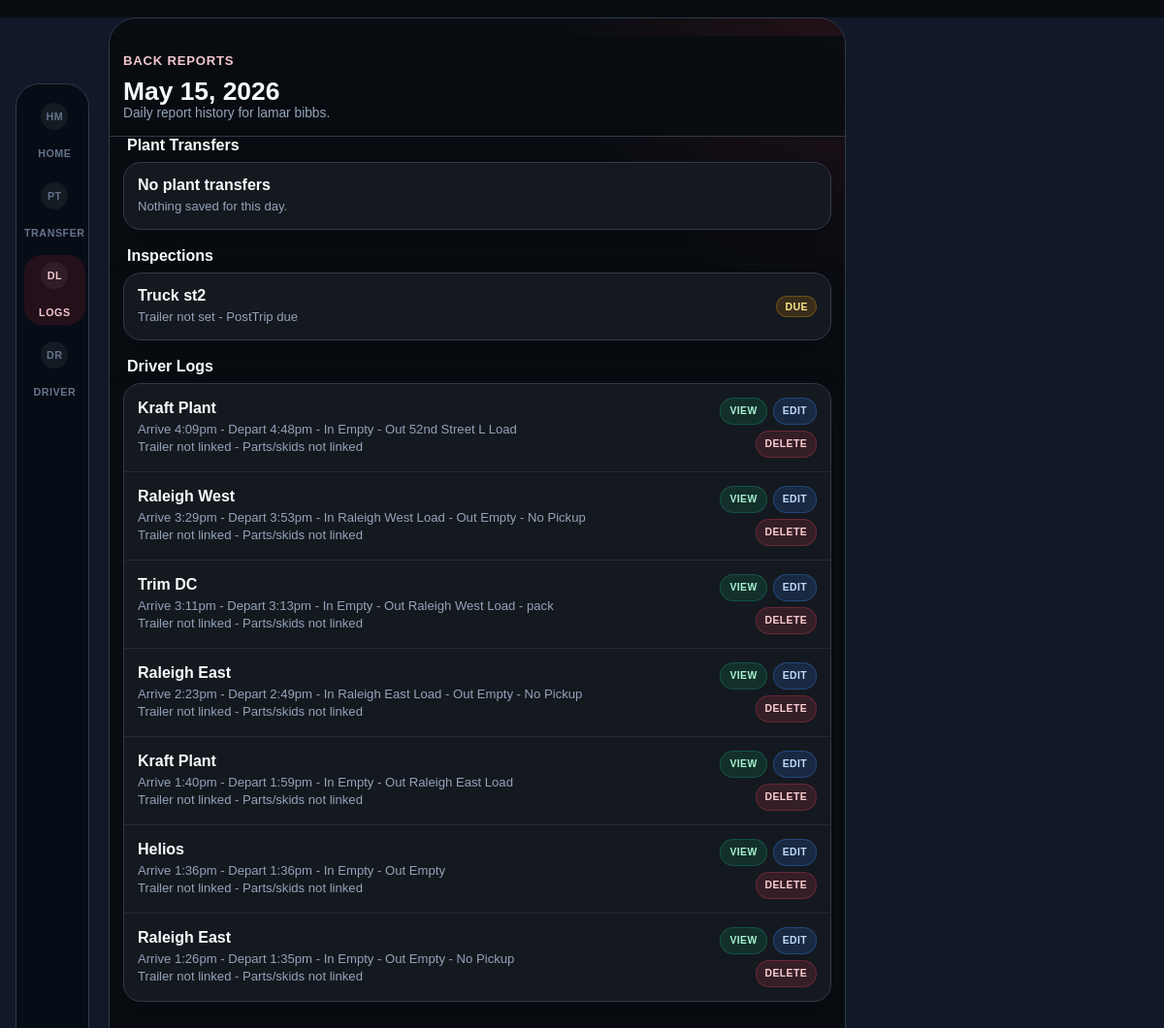
The page /mobile/history/2026-05-15 (signed in) on the database its author committed.
### app/models/user.py (models this page shows, shortened)
class User(db.Model, UserMixin):
    __tablename__ = "user"
    id = db.Column(db.Integer, primary_key=True)
    username = db.Column(db.String(64), unique=True, nullable=False)
    email = db.Column(db.String(120), unique=True, nullable=False)
    password_hash = db.Column(db.String(128))
    role = db.Column(db.String(20), default="driver")  # "driver" or "management"
    first_name = db.Column(db.String(64), nullable=True)
    last_name = db.Column(db.String(64), nullable=True)
    employee_id = db.Column(db.String(32), nullable=True)
    department = db.Column(db.String(32), nullable=True)
    tasks = db.relationship(
        "Task",
        backref="assigned_user",
        lazy="dynamic",
        foreign_keys="Task.assigned_to",
    )
    driver_logs = db.relationship(
        "DriverLog",
        backref="driver",
        lazy="dynamic",
        foreign_keys="DriverLog.driver_id",
    )
    pretrips = db.relationship(
        "PreTrip",
        backref="driver",
        lazy="dynamic",
        foreign_keys="PreTrip.user_id",
    )
    chat_messages = db.relationship("ChatMessage", backref="user", lazy="dynamic")
    @property
    def display_name(self):
        name = " ".join(part for part in [self.first_name, self.last_name] if part)
        return name or self.username

### app/models/trip.py (models this page shows)
class PreTrip(db.Model):
    __tablename__ = "pretrip"
    id = db.Column(db.Integer, primary_key=True)
    user_id = db.Column(db.Integer, db.ForeignKey("user.id"), nullable=False)
    truck_number = db.Column(db.String(50))
    trailer_number = db.Column(db.String(50))
    pretrip_date = db.Column(db.Date, default=date.today)
    shift = db.Column(db.String(10))
    start_mileage = db.Column(db.Integer)
    truck_type = db.Column(db.String(20))
    oil_system_status = db.Column(db.String(20))
    tires_ok = db.Column(db.Boolean, default=False)
    tires_status = db.Column(db.String(50))
    cab_doors_windows = db.Column(db.Boolean, default=False)
    body_doors = db.Column(db.Boolean, default=False)
    oil_leak = db.Column(db.Boolean, default=False)
    grease_leak = db.Column(db.Boolean, default=False)
    coolant_leak = db.Column(db.Boolean, default=False)
    fuel_leak = db.Column(db.Boolean, default=False)
    gc_no_defects = db.Column(db.Boolean, default=False)
    gauges_warning = db.Column(db.Boolean, default=False)
    wipers = db.Column(db.Boolean, default=False)
    horn = db.Column(db.Boolean, default=False)
    heater_defroster = db.Column(db.Boolean, default=False)
    mirrors = db.Column(db.Boolean, default=False)
    seat_belts_steering = db.Column(db.Boolean, default=False)
    clutch = db.Column(db.Boolean, default=False)
    service_brakes = db.Column(db.Boolean, default=False)
    parking_brake = db.Column(db.Boolean, default=False)
    emergency_brakes = db.Column(db.Boolean, default=False)
    triangles = db.Column(db.Boolean, default=False)
    fire_extinguisher = db.Column(db.Boolean, default=False)
    safety_equipment = db.Column(db.Boolean, default=False)
    incab_no_defects = db.Column(db.Boolean, default=False)
    oil_level = db.Column(db.Boolean, default=False)
    coolant_level = db.Column(db.Boolean, default=False)
    belts = db.Column(db.Boolean, default=False)
    hoses = db.Column(db.Boolean, default=False)
    ec_no_defects = db.Column(db.Boolean, default=False)
    lights_working = db.Column(db.Boolean, default=False)
    reflectors = db.Column(db.Boolean, default=False)
    suspension = db.Column(db.Boolean, default=False)
    tires = db.Column(db.Boolean, default=False)
    wheels_rims = db.Column(db.Boolean, default=False)
    battery = db.Column(db.Boolean, default=False)
    exhaust = db.Column(db.Boolean, default=False)
    brakes = db.Column(db.Boolean, default=False)
    air_lines = db.Column(db.Boolean, default=False)
    light_line = db.Column(db.Boolean, default=False)
    fifth_wheel = db.Column(db.Boolean, default=False)
    coupling = db.Column(db.Boolean, default=False)
    tie_downs = db.Column(db.Boolean, default=False)
    rear_end_protection = db.Column(db.Boolean, default=False)
    exterior_no_defects = db.Column(db.Boolean, default=False)
    towed_bodydoors = db.Column(db.Boolean, default=False)
    towed_tiedowns = db.Column(db.Boolean, default=False)
    towed_lights = db.Column(db.Boolean, default=False)
    towed_reflectors = db.Column(db.Boolean, default=False)
    towed_suspension = db.Column(db.Boolean, default=False)
    towed_tires = db.Column(db.Boolean, default=False)
    towed_wheels = db.Column(db.Boolean, default=False)
    towed_brakes = db.Column(db.Boolean, default=False)
    towed_landing_gear = db.Column(db.Boolean, default=False)
    towed_kingpin = db.Column(db.Boolean, default=False)
    towed_fifthwheel = db.Column(db.Boolean, default=False)
    towed_othercoupling = db.Column(db.Boolean, default=False)
    towed_rearend = db.Column(db.Boolean, default=False)
    towed_no_defects = db.Column(db.Boolean, default=False)
    damage_report = db.Column(db.Text)
    created_at = db.Column(db.DateTime, default=datetime.utcnow)
    updated_at = db.Column(db.DateTime, onupdate=datetime.utcnow)
    deleted_at = db.Column(db.DateTime, nullable=True)
    deleted_by_id = db.Column(db.Integer, db.ForeignKey("user.id"), nullable=True)
    deleted_by = db.relationship("User", foreign_keys=[deleted_by_id])
    posttrip = db.relationship("PostTrip", uselist=False, backref="pretrip")

### app/models/log.py (models this page shows, shortened)
class DriverLog(db.Model):
    __tablename__ = "driver_log"
    id = db.Column(db.Integer, primary_key=True)
    driver_id = db.Column(db.Integer, db.ForeignKey("user.id"), nullable=False)
    date = db.Column(db.Date, nullable=False)
    arrive_time = db.Column(db.String(20))
    depart_time = db.Column(db.String(20))
    downtime_reason = db.Column(db.String(200), nullable=True)
    dock_wait_minutes = db.Column(db.Integer, nullable=True)
    part_number = db.Column(db.String(80), nullable=True)
    hot_parts = db.Column(db.Boolean, default=False)
    no_pickup = db.Column(db.Boolean, default=False)
    load_size = db.Column(db.String(80), nullable=False)
    depart_load_size = db.Column(db.String(80), nullable=True)
    secondary_load = db.Column(db.String(80), nullable=True)
    plant_name = db.Column(db.String(20), nullable=False)
    maintenance = db.Column(db.Boolean, default=False)
    fuel = db.Column(db.Boolean, default=False)
    meeting = db.Column(db.Boolean, default=False)
    created_at = db.Column(db.DateTime, default=datetime.utcnow)
    updated_at = db.Column(db.DateTime, onupdate=datetime.utcnow)
    deleted_at = db.Column(db.DateTime, nullable=True)
    deleted_by_id = db.Column(db.Integer, db.ForeignKey("user.id"), nullable=True)
    deleted_by = db.relationship("User", foreign_keys=[deleted_by_id])

### app/blueprints/driver/routes.py (the view)
@bp.route("/mobile/history/<report_date>")
@login_required
def mobile_day_report(report_date):
    if current_user.role == "management":
        return redirect(url_for("manager.manager_dashboard"))
    parsed_date = _parse_report_date(report_date)
    if parsed_date is None:
        return redirect(url_for("driver.mobile_history"))
    logs = (
        _active_driver_logs_query().filter_by(driver_id=current_user.id, date=parsed_date)
        .order_by(DriverLog.created_at.desc())
        .all()
    )
    pretrips = (
        _active_pretrips_query().filter_by(user_id=current_user.id, pretrip_date=parsed_date)
        .order_by(PreTrip.created_at.desc())
        .all()
    )
    transfers = (
        _active_plant_transfers_query().filter_by(user_id=current_user.id, transfer_date=parsed_date)
        .order_by(PlantTransfer.created_at.desc())
        .all()
    )
    log_routes = _driver_log_route_context(logs)
    log_reports = [
        {"log": log, "route": log_routes.get(log.id), "freight": _log_freight_summary(log, transfers)}
        for log in logs
    ]
    transfer_reports = [_transfer_summary(transfer) for transfer in transfers]
    today_local_date = _today_local_date()
    return render_template(
        "mobile_day_report.html",
        report_date=parsed_date,
        today_local_date=today_local_date,
        logs=logs,
        log_reports=log_reports,
        log_routes=log_routes,
        pretrips=pretrips,
        transfers=transfers,
        transfer_reports=transfer_reports,
    )

### templates/mobile_day_report.html (shortened to what this page needs)
<!DOCTYPE html>
<html lang="en">
<head>
</head>
<body>
  <div class="shell">
    <header class="top">
      <a class="back" href="{{ url_for('driver.mobile_history') }}">Back Reports</a>
      <h1>{{ report_date.strftime('%b %d, %Y') }}</h1>
      <p class="sub">Daily report history for {{ current_user.display_name }}.</p>
    </header>
    <h2 class="section-title">Plant Transfers</h2>
    <div class="card">
      {% if transfers %}
        {% for transfer in transfers %}
          {% set summary = transfer_reports[loop.index0] %}
          <a class="row" href="{{ url_for('driver.view_plant_transfer', transfer_id=transfer.id) }}">
            <div>
              <p class="title">{{ transfer.ship_from }} to {{ transfer.ship_to }}</p>
              <p class="meta">Trailer {{ summary.trailer }} - No. {{ summary.transfer_number }}</p>
              <p class="meta">Parts/skids: {{ summary.parts|join('; ') }}</p>
            </div>
            <span class="badge">View</span>
          </a>
        {% endfor %}
      {% else %}
        <div class="row"><div><p class="title">No plant transfers</p><p class="meta">Nothing saved for this day.</p></div></div>
      {% endif %}
    </div>
    <h2 class="section-title">Inspections</h2>
    <div class="card">
      {% if pretrips %}
        {% for pretrip in pretrips %}
          <a class="row" href="{{ url_for('driver.view_pretrip', pretrip_id=pretrip.id) }}">
            <div>
              <p class="title">Truck {{ pretrip.truck_number or 'not set' }}</p>
              <p class="meta">Trailer {{ pretrip.trailer_number or 'not set' }} - {{ 'PostTrip complete' if pretrip.posttrip else 'PostTrip due' }}</p>
            </div>
            <span class="badge {% if not pretrip.posttrip %}warn{% endif %}">{{ 'Done' if pretrip.posttrip else 'Due' }}</span>
          </a>
        {% endfor %}
      {% else %}
        <div class="row"><div><p class="title">No inspections</p><p class="meta">Nothing saved for this day.</p></div></div>
      {% endif %}
    </div>
    <h2 class="section-title">Driver Logs</h2>
    <div class="card">
      {% if log_reports %}
        {% for report in log_reports %}
          {% set log = report.log %}
          {% set can_manage_log = report_date == today_local_date %}
          <div class="row">
            <div>
              {% set route = report.route %}
              <p class="title">{{ route.plant if route else log.plant_name }}</p>
              <p class="meta">Arrive {{ log.arrive_time|to_local_time if log.arrive_time else '--' }} - Depart {{ log.depart_time|to_12h_format if log.depart_time else '--' }} - In {{ route.arrive_desc if route else log.load_size }} - Out {% if route and route.depart_desc is none %}--{% elif route %}{{ route.depart_desc }}{% else %}{{ log.depart_load_size or '--' }}{% endif %}{% if log.no_pickup %} - No Pickup{% endif %}{% if log.part_number %} - {{ log.part_number }}{% endif %}</p>
              {% if report.freight %}
                {% for freight in report.freight %}
                  <p class="meta">Trailer {{ freight.trailer }} - {{ freight.route }} - {{ freight.parts|join('; ') }}</p>
                {% endfor %}
              {% else %}
                <p class="meta">Trailer not linked - Parts/skids not linked</p>
              {% endif %}
            </div>
            <div class="actions" aria-label="Driver log actions">
              <a class="mini-btn success" href="{{ url_for('driver.view_driver_log', log_id=log.id) }}">View</a>
              {% if can_manage_log %}
                <a class="mini-btn primary" href="{{ url_for('driver.edit_driver_log', log_id=log.id) }}">Edit</a>
                <form action="{{ url_for('driver.delete_driver_log', log_id=log.id) }}" method="POST" onsubmit="return confirm('Delete this driver log?');">
                  <button type="submit" class="mini-btn danger">Delete</button>
                </form>
              {% endif %}
            </div>
          </div>
        {% endfor %}
      {% else %}
        <div class="row"><div><p class="title">No driver logs</p><p class="meta">Nothing saved for this day.</p></div></div>
      {% endif %}
    </div>
  </div>
  <nav class="side-nav" aria-label="Driver wide navigation">
    <a class="nav-link" href="{{ url_for('driver.mobile_dashboard') }}"><strong>HM</strong><span>Home</span></a>
    <a class="nav-link" href="{{ url_for('driver.new_plant_transfer') }}"><strong>PT</strong><span>Transfer</span></a>
    <a class="nav-link active" href="{{ url_for('driver.driver_logs') }}"><strong>DL</strong><span>Logs</span></a>
    <a class="nav-link" href="{{ url_for('driver.profile') }}"><strong>DR</strong><span>Driver</span></a>
  </nav>
</body>
</html>

### rows shown on the page
User: display_name "lamar bibbs"
PreTrip: truck_number "st2", trailer_number "not set", posttrip "PostTrip due", posttrip "DUE"
DriverLog: plant "Kraft Plant", arrive_time|to_local_time "4:09pm", depart_time|to_12h_format "4:48pm", load_size "Empty", depart_desc "52nd Street L Load"
DriverLog: arrive_time|to_local_time "3:29pm", depart_time|to_12h_format "3:53pm"
DriverLog: plant_name "Trim DC", arrive_time|to_local_time "3:11pm", depart_time|to_12h_format "3:13pm", load_size "Empty", depart_desc "Raleigh West Load", part_number "pack"
DriverLog: arrive_time|to_local_time "2:23pm", depart_time|to_12h_format "2:49pm"
DriverLog: arrive_time|to_local_time "1:40pm", depart_time|to_12h_format "1:59pm"
DriverLog: plant_name "Helios", arrive_time|to_local_time "1:36pm", depart_time|to_12h_format "1:36pm", arrive_desc "Empty", depart_desc "Empty"
DriverLog: arrive_time|to_local_time "1:26pm", depart_time|to_12h_format "1:35pm"

### other values the page prints
{{ report_date.strftime('%b %d, %Y') }} "May 15, 2026"
{{ route.plant if route else log.plant_name }} "Raleigh West" "Raleigh East" "Kraft Plant" "Raleigh East"
{{ route.arrive_desc if route else log.load_size }} "Raleigh West Load" "Raleigh East Load" "Empty" "Empty"
{{ route.depart_desc }} "Empty" "Empty" "Raleigh East Load" "Empty"
